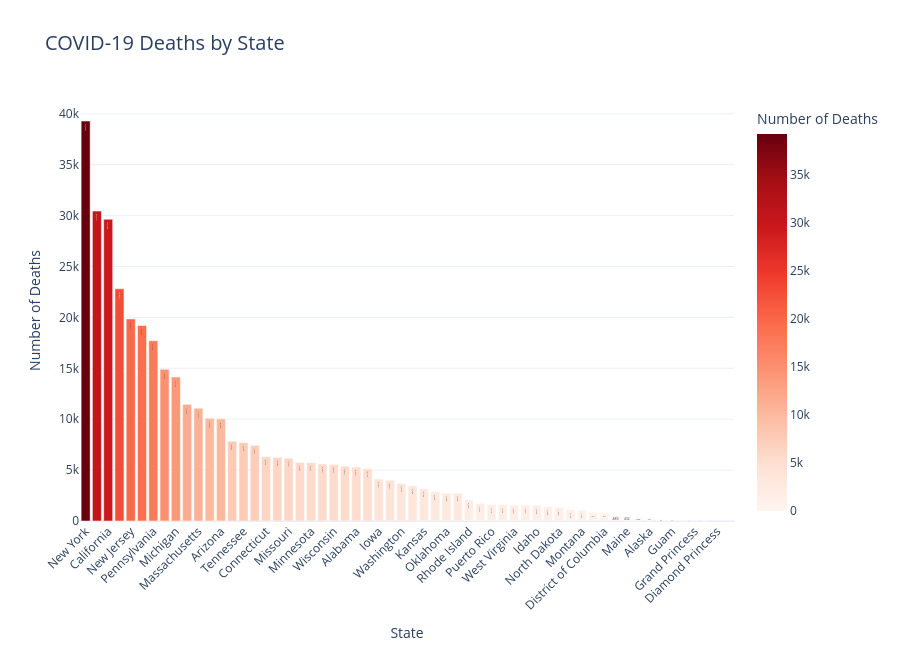

The notebook cell saved with this chart:
### Code cell
fig = px.bar(
    death, 
    x='Province_State', 
    y='Deaths',
    title='COVID-19 Deaths by State',
    labels={'Deaths': 'Number of Deaths', 'Province_State': 'Province_State'},
    color='Deaths',                    
    color_continuous_scale='Reds',     
    text='Deaths'                      
)

# Customize layout
fig.update_layout(
    xaxis_title="State",
    yaxis_title="Number of Deaths",
    title_font_size=20,
    height=650,
    template="plotly_white",           
    xaxis_tickangle=-45
)

# Format the text on bars
fig.update_traces(
    texttemplate='%{text:,}',
    textposition='inside'
)

fig.show()

### Figure 1 — Plotly figure (JSON) as saved in the notebook; plotly's stock layout.template omitted (floating-point values rounded to 4 significant figures)
{"data": [{"hovertemplate": "Province_State=%{x}<br>Number of Deaths=%{marker.color}<extra></extra>", "legendgroup": "", "marker": {"color": [39288, 30441, 29638, 22804, 19854, 19210, 17710, 14899, 14145, 11457, 11071, 10089, 10036, 7833, 7704, 7425, 6324, 6246, 6173, 5758, 5731, 5600, 5567, 5381, 5299, 5146, 4127, 4010, 3698, 3450, 3164, 2876, 2738, 2732, 2062, 1737, 1616, 1603, 1570, 1570, 1528, 1390, 1360, 1128, 1054, 862, 813, 489, 432, 308, 224, 156, 124, 24, 3, 2, 0, 0], "coloraxis": "coloraxis", "pattern": {"shape": ""}}, "name": "", "orientation": "v", "showlegend": false, "text": [39290.0, 30440.0, 29640.0, 22800.0, 19850.0, 19210.0, 17710.0, 14900.0, 14140.0, 11460.0, 11070.0, 10090.0, 10040.0, 7833.0, 7704.0, 7425.0, 6324.0, 6246.0, 6173.0, 5758.0, 5731.0, 5600.0, 5567.0, 5381.0, 5299.0, 5146.0, 4127.0, 4010.0, 3698.0, 3450.0, 3164.0, 2876.0, 2738.0, 2732.0, 2062.0, 1737.0, 1616.0, 1603.0, 1570.0, 1570.0, 1528.0, 1390.0, 1360.0, 1128.0, 1054.0, 862.0, 813.0, 489.0, 432.0, 308.0, 224.0, 156.0, 124.0, 24.0, 3.0, 2.0, 0.0, 0.0], "textposition": "inside", "texttemplate": "%{text:,}", "type": "bar", "x": ["New York", "Texas", "California", "Florida", "New Jersey", "Illinois", "Pennsylvania", "Ohio", "Michigan", "Georgia", "Massachusetts", "Indiana", "Arizona", "Louisiana", "Tennessee", "North Carolina", "Connecticut", "Maryland", "Missouri", "South Carolina", "Minnesota", "Colorado", "Wisconsin", "Virginia", "Alabama", "Mississippi", "Iowa", "Arkansas", "Washington", "Nevada", "Kansas", "Kentucky", "Oklahoma", "New Mexico", "Rhode Island", "Nebraska", "Puerto Rico", "Oregon", "West Virginia", "South Dakota", "Idaho", "Utah", "North Dakota", "Delaware", "Montana", "New Hampshire", "District of Columbia", "Wyoming", "Maine", "Hawaii", "Alaska", "Vermont", "Guam", "Virgin Islands", "Grand Princess", "Northern Mariana Islands", "Diamond Princess", "Recovered"], "xaxis": "x", "y": [39288, 30441, 29638, 22804, 19854, 19210, 17710, 14899, 14145, 11457, 11071, 10089, 10036, 7833, 7704, 7425, 6324, 6246, 6173, 5758, 5731, 5600, 5567, 5381, 5299, 5146, 4127, 4010, 3698, 3450, 3164, 2876, 2738, 2732, 2062, 1737, 1616, 1603, 1570, 1570, 1528, 1390, 1360, 1128, 1054, 862, 813, 489, 432, 308, 224, 156, 124, 24, 3, 2, 0, 0], "yaxis": "y"}], "layout": {"barmode": "relative", "coloraxis": {"colorbar": {"title": {"text": "Number of Deaths"}}, "colorscale": [[0, "rgb(255,245,240)"], [0.125, "rgb(254,224,210)"], [0.25, "rgb(252,187,161)"], [0.375, "rgb(252,146,114)"], [0.5, "rgb(251,106,74)"], [0.625, "rgb(239,59,44)"], [0.75, "rgb(203,24,29)"], [0.875, "rgb(165,15,21)"], [1, "rgb(103,0,13)"]]}, "height": 650, "legend": {"tracegroupgap": 0}, "title": {"font": {"size": 20}, "text": "COVID-19 Deaths by State"}, "xaxis": {"anchor": "y", "domain": [0, 1], "tickangle": -45, "title": {"text": "State"}}, "yaxis": {"anchor": "x", "domain": [0, 1], "title": {"text": "Number of Deaths"}}}}
